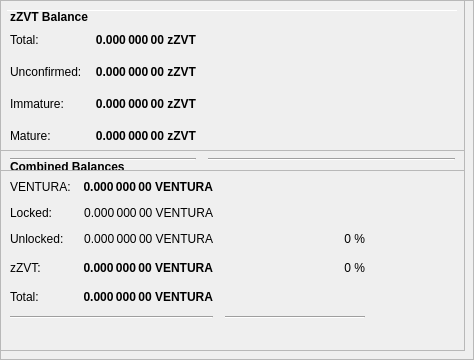
        <widget class="QFrame" name="frameObfuscation">
         <property name="minimumSize">
          <size>
           <width>0</width>
           <height>350</height>
          </size>
         </property>
         <property name="layoutDirection">
          <enum>Qt::LeftToRight</enum>
         </property>
         <property name="frameShape">
          <enum>QFrame::StyledPanel</enum>
         </property>
         <property name="frameShadow">
          <enum>QFrame::Raised</enum>
         </property>
         <widget class="QPushButton" name="runAutoDenom">
          <property name="geometry">
           <rect>
            <x>251</x>
            <y>17</y>
            <width>1</width>
            <height>1</height>
           </rect>
          </property>
          <property name="palette">
           <palette>
            <active>
             <colorrole role="WindowText">
              <brush brushstyle="SolidPattern">
               <color alpha="255">
                <red>0</red>
                <green>0</green>
                <blue>0</blue>
               </color>
              </brush>
             </colorrole>
             <colorrole role="Button">
              <brush brushstyle="SolidPattern">
               <color alpha="255">
                <red>239</red>
                <green>238</green>
                <blue>238</blue>
               </color>
              </brush>
             </colorrole>
             <colorrole role="Light">
              <brush brushstyle="SolidPattern">
               <color alpha="255">
                <red>255</red>
                <green>255</green>
                <blue>255</blue>
               </color>
              </brush>
             </colorrole>
             <colorrole role="Midlight">
              <brush brushstyle="SolidPattern">
               <color alpha="255">
                <red>247</red>
                <green>246</green>
                <blue>246</blue>
               </color>
              </brush>
             </colorrole>
             <colorrole role="Dark">
              <brush brushstyle="SolidPattern">
               <color alpha="255">
                <red>119</red>
                <green>119</green>
                <blue>119</blue>
               </color>
              </brush>
             </colorrole>
             <colorrole role="Mid">
              <brush brushstyle="SolidPattern">
               <color alpha="255">
                <red>159</red>
                <green>159</green>
                <blue>159</blue>
               </color>
              </brush>
             </colorrole>
             <colorrole role="Text">
              <brush brushstyle="SolidPattern">
               <color alpha="255">
                <red>0</red>
                <green>0</green>
                <blue>0</blue>
               </color>
              </brush>
             </colorrole>
             <colorrole role="BrightText">
              <brush brushstyle="SolidPattern">
               <color alpha="255">
                <red>255</red>
                <green>255</green>
                <blue>255</blue>
               </color>
              </brush>
             </colorrole>
             <colorrole role="ButtonText">
              <brush brushstyle="SolidPattern">
               <color alpha="255">
                <red>0</red>
                <green>0</green>
                <blue>0</blue>
               </color>
              </brush>
             </colorrole>
             <colorrole role="Base">
              <brush brushstyle="SolidPattern">
               <color alpha="255">
                <red>255</red>
                <green>255</green>
                <blue>255</blue>
               </color>
              </brush>
             </colorrole>
             <colorrole role="Window">
              <brush brushstyle="SolidPattern">
               <color alpha="255">
                <red>239</red>
                <green>238</green>
                <blue>238</blue>
               </color>
              </brush>
             </colorrole>
             <colorrole role="Shadow">
              <brush brushstyle="SolidPattern">
               <color alpha="255">
                <red>0</red>
                <green>0</green>
                <blue>0</blue>
               </color>
              </brush>
             </colorrole>
             <colorrole role="AlternateBase">
              <brush brushstyle="SolidPattern">
               <color alpha="255">
                <red>247</red>
                <green>246</green>
                <blue>246</blue>
               </color>
              </brush>
             </colorrole>
             <colorrole role="ToolTipBase">
              <brush brushstyle="SolidPattern">
               <color alpha="255">
                <red>255</red>
                <green>255</green>
                <blue>220</blue>
               </color>
              </brush>
             </colorrole>
             <colorrole role="ToolTipText">
              <brush brushstyle="SolidPattern">
               <color alpha="255">
                <red>0</red>
                <green>0</green>
                <blue>0</blue>
               </color>
              </brush>
             </colorrole>
            </active>
            <inactive>
             <colorrole role="WindowText">
              <brush brushstyle="SolidPattern">
               <color alpha="255">
                <red>0</red>
                <green>0</green>
                <blue>0</blue>
               </color>
              </brush>
             </colorrole>
             <colorrole role="Button">
              <brush brushstyle="SolidPattern">
               <color alpha="255">
                <red>239</red>
                <green>238</green>
                <blue>238</blue>
               </color>
              </brush>
             </colorrole>
             <colorrole role="Light">
              <brush brushstyle="SolidPattern">
               <color alpha="255">
                <red>255</red>
                <green>255</green>
                <blue>255</blue>
               </color>
              </brush>
             </colorrole>
             <colorrole role="Midlight">
              <brush brushstyle="SolidPattern">
               <color alpha="255">
                <red>247</red>
                <green>246</green>
                <blue>246</blue>
               </color>
              </brush>
             </colorrole>
             <colorrole role="Dark">
              <brush brushstyle="SolidPattern">
               <color alpha="255">
                <red>119</red>
                <green>119</green>
                <blue>119</blue>
               </color>
              </brush>
             </colorrole>
             <colorrole role="Mid">
              <brush brushstyle="SolidPattern">
               <color alpha="255">
                <red>159</red>
                <green>159</green>
                <blue>159</blue>
               </color>
              </brush>
             </colorrole>
             <colorrole role="Text">
              <brush brushstyle="SolidPattern">
               <color alpha="255">
                <red>0</red>
                <green>0</green>
                <blue>0</blue>
               </color>
              </brush>
             </colorrole>
             <colorrole role="BrightText">
              <brush brushstyle="SolidPattern">
               <color alpha="255">
                <red>255</red>
                <green>255</green>
                <blue>255</blue>
               </color>
              </brush>
             </colorrole>
             <colorrole role="ButtonText">
              <brush brushstyle="SolidPattern">
               <color alpha="255">
                <red>0</red>
                <green>0</green>
                <blue>0</blue>
               </color>
              </brush>
             </colorrole>
             <colorrole role="Base">
              <brush brushstyle="SolidPattern">
               <color alpha="255">
                <red>255</red>
                <green>255</green>
                <blue>255</blue>
               </color>
              </brush>
             </colorrole>
             <colorrole role="Window">
              <brush brushstyle="SolidPattern">
               <color alpha="255">
                <red>239</red>
                <green>238</green>
                <blue>238</blue>
               </color>
              </brush>
             </colorrole>
             <colorrole role="Shadow">
              <brush brushstyle="SolidPattern">
               <color alpha="255">
                <red>0</red>
                <green>0</green>
                <blue>0</blue>
               </color>
              </brush>
             </colorrole>
             <colorrole role="AlternateBase">
              <brush brushstyle="SolidPattern">
               <color alpha="255">
                <red>247</red>
                <green>246</green>
                <blue>246</blue>
               </color>
              </brush>
             </colorrole>
             <colorrole role="ToolTipBase">
              <brush brushstyle="SolidPattern">
               <color alpha="255">
                <red>255</red>
                <green>255</green>
                <blue>220</blue>
               </color>
              </brush>
             </colorrole>
             <colorrole role="ToolTipText">
              <brush brushstyle="SolidPattern">
               <color alpha="255">
                <red>0</red>
                <green>0</green>
                <blue>0</blue>
               </color>
              </brush>
             </colorrole>
            </inactive>
            <disabled>
             <colorrole role="WindowText">
              <brush brushstyle="SolidPattern">
               <color alpha="255">
                <red>119</red>
                <green>119</green>
                <blue>119</blue>
               </color>
              </brush>
             </colorrole>
             <colorrole role="Button">
              <brush brushstyle="SolidPattern">
               <color alpha="255">
                <red>239</red>
                <green>238</green>
                <blue>238</blue>
               </color>
              </brush>
             </colorrole>
             <colorrole role="Light">
              <brush brushstyle="SolidPattern">
               <color alpha="255">
                <red>255</red>
                <green>255</green>
                <blue>255</blue>
               </color>
              </brush>
             </colorrole>
             <colorrole role="Midlight">
              <brush brushstyle="SolidPattern">
               <color alpha="255">
                <red>247</red>
                <green>246</green>
                <blue>246</blue>
               </color>
              </brush>
             </colorrole>
             <colorrole role="Dark">
              <brush brushstyle="SolidPattern">
               <color alpha="255">
                <red>119</red>
                <green>119</green>
                <blue>119</blue>
               </color>
              </brush>
             </colorrole>
             <colorrole role="Mid">
              <brush brushstyle="SolidPattern">
               <color alpha="255">
                <red>159</red>
                <green>159</green>
                <blue>159</blue>
               </color>
              </brush>
             </colorrole>
             <colorrole role="Text">
              <brush brushstyle="SolidPattern">
               <color alpha="255">
                <red>119</red>
                <green>119</green>
                <blue>119</blue>
               </color>
              </brush>
             </colorrole>
             <colorrole role="BrightText">
              <brush brushstyle="SolidPattern">
               <color alpha="255">
                <red>255</red>
                <green>255</green>
                <blue>255</blue>
               </color>
              </brush>
             </colorrole>
             <colorrole role="ButtonText">
              <brush brushstyle="SolidPattern">
               <color alpha="255">
                <red>119</red>
                <green>119</green>
                <blue>119</blue>
               </color>
              </brush>
             </colorrole>
             <colorrole role="Base">
              <brush brushstyle="SolidPattern">
               <color alpha="255">
                <red>239</red>
                <green>238</green>
                <blue>238</blue>
               </color>
              </brush>
             </colorrole>
             <colorrole role="Window">
              <brush brushstyle="SolidPattern">
               <color alpha="255">
                <red>239</red>
                <green>238</green>
                <blue>238</blue>
               </color>
              </brush>
             </colorrole>
             <colorrole role="Shadow">
              <brush brushstyle="SolidPattern">
               <color alpha="255">
                <red>0</red>
                <green>0</green>
                <blue>0</blue>
               </color>
              </brush>
             </colorrole>
             <colorrole role="AlternateBase">
              <brush brushstyle="SolidPattern">
               <color alpha="255">
                <red>239</red>
                <green>238</green>
                <blue>238</blue>
               </color>
              </brush>
             </colorrole>
             <colorrole role="ToolTipBase">
              <brush brushstyle="SolidPattern">
               <color alpha="255">
                <red>255</red>
                <green>255</green>
                <blue>220</blue>
               </color>
              </brush>
             </colorrole>
             <colorrole role="ToolTipText">
              <brush brushstyle="SolidPattern">
               <color alpha="255">
                <red>0</red>
                <green>0</green>
                <blue>0</blue>
               </color>
              </brush>
             </colorrole>
            </disabled>
           </palette>
          </property>
          <property name="focusPolicy">
           <enum>Qt::NoFocus</enum>
          </property>
          <property name="autoFillBackground">
           <bool>true</bool>
          </property>
          <property name="text">
           <string/>
          </property>
          <property name="flat">
           <bool>true</bool>
          </property>
         </widget>
         <widget class="Line" name="line">
          <property name="geometry">
           <rect>
            <x>7</x>
            <y>10</y>
            <width>451</width>
            <height>1</height>
           </rect>
          </property>
          <property name="orientation">
           <enum>Qt::Horizontal</enum>
          </property>
         </widget>
         <widget class="QFrame" name="frame_3">
          <property name="geometry">
           <rect>
            <x>0</x>
            <y>150</y>
            <width>465</width>
            <height>201</height>
           </rect>
          </property>
          <property name="frameShape">
           <enum>QFrame::StyledPanel</enum>
          </property>
          <property name="frameShadow">
           <enum>QFrame::Raised</enum>
          </property>
          <layout class="QVBoxLayout" name="verticalLayout_5">
           <item>
            <layout class="QHBoxLayout" name="horizontalLayout_5" stretch="0">
             <item>
              <widget class="QLabel" name="label_5z">
               <property name="maximumSize">
                <size>
                 <width>16777215</width>
                 <height>20</height>
                </size>
               </property>
               <property name="font">
                <font>
                 <weight>75</weight>
                 <bold>true</bold>
                </font>
               </property>
               <property name="toolTip">
                <string>Combined Balances (including unconfirmed and immature coins)</string>
               </property>
               <property name="text">
                <string>&lt;html&gt;&lt;head/&gt;&lt;body&gt;&lt;p&gt;Combined Balances&lt;/p&gt;&lt;/body&gt;&lt;/html&gt;</string>
               </property>
              </widget>
             </item>
            </layout>
           </item>
           <item>
            <layout class="QGridLayout" name="gridLayout_3">
             <property name="spacing">
              <number>12</number>
             </property>
             <item row="7" column="0" colspan="2">
              <widget class="Line" name="lineSpendableBalance_3">
               <property name="orientation">
                <enum>Qt::Horizontal</enum>
               </property>
              </widget>
             </item>
             <item row="7" column="2">
              <widget class="Line" name="lineWatchBalance_3">
               <property name="sizePolicy">
                <sizepolicy hsizetype="Preferred" vsizetype="Fixed">
                 <horstretch>0</horstretch>
                 <verstretch>0</verstretch>
                </sizepolicy>
               </property>
               <property name="minimumSize">
                <size>
                 <width>140</width>
                 <height>0</height>
                </size>
               </property>
               <property name="orientation">
                <enum>Qt::Horizontal</enum>
               </property>
              </widget>
             </item>
             <item row="4" column="1">
              <widget class="QLabel" name="labelzBalancez">
               <property name="font">
                <font>
                 <weight>75</weight>
                 <bold>true</bold>
                </font>
               </property>
               <property name="cursor">
                <cursorShape>IBeamCursor</cursorShape>
               </property>
               <property name="toolTip">
                <string>Total of transactions that have yet to be confirmed, and do not yet count toward the spendable balance</string>
               </property>
               <property name="text">
                <string notr="true">0.000 000 00 VENTURA</string>
               </property>
               <property name="alignment">
                <set>Qt::AlignRight|Qt::AlignTrailing|Qt::AlignVCenter</set>
               </property>
               <property name="textInteractionFlags">
                <set>Qt::LinksAccessibleByMouse|Qt::TextSelectableByKeyboard|Qt::TextSelectableByMouse</set>
               </property>
              </widget>
             </item>
             <item row="6" column="1">
              <widget class="QLabel" name="labelTotalz">
               <property name="font">
                <font>
                 <weight>75</weight>
                 <bold>true</bold>
                </font>
               </property>
               <property name="cursor">
                <cursorShape>IBeamCursor</cursorShape>
               </property>
               <property name="toolTip">
                <string>Total Balance, including unconfirmed and immature coins.</string>
               </property>
               <property name="text">
                <string notr="true">0.000 000 00 VENTURA</string>
               </property>
               <property name="alignment">
                <set>Qt::AlignRight|Qt::AlignTrailing|Qt::AlignVCenter</set>
               </property>
               <property name="textInteractionFlags">
                <set>Qt::LinksAccessibleByMouse|Qt::TextSelectableByKeyboard|Qt::TextSelectableByMouse</set>
               </property>
              </widget>
             </item>
             <item row="4" column="3">
              <spacer name="horizontalSpacer_6">
               <property name="orientation">
                <enum>Qt::Horizontal</enum>
               </property>
               <property name="sizeHint" stdset="0">
                <size>
                 <width>40</width>
                 <height>20</height>
                </size>
               </property>
              </spacer>
             </item>
             <item row="6" column="0">
              <widget class="QLabel" name="labelTotalTextz">
               <property name="text">
                <string>Total:</string>
               </property>
              </widget>
             </item>
             <item row="1" column="0">
              <widget class="QLabel" name="labelBalanceTextz">
               <property name="text">
                <string>VENTURA:</string>
               </property>
              </widget>
             </item>
             <item row="1" column="1">
              <widget class="QLabel" name="labelBalancez">
               <property name="font">
                <font>
                 <weight>75</weight>
                 <bold>true</bold>
                </font>
               </property>
               <property name="cursor">
                <cursorShape>IBeamCursor</cursorShape>
               </property>
               <property name="toolTip">
                <string>Your current spendable balance</string>
               </property>
               <property name="text">
                <string notr="true">0.000 000 00 VENTURA</string>
               </property>
               <property name="alignment">
                <set>Qt::AlignRight|Qt::AlignTrailing|Qt::AlignVCenter</set>
               </property>
               <property name="textInteractionFlags">
                <set>Qt::LinksAccessibleByMouse|Qt::TextSelectableByKeyboard|Qt::TextSelectableByMouse</set>
               </property>
              </widget>
             </item>
             <item row="4" column="0">
              <widget class="QLabel" name="labelzBalanceTextz">
               <property name="toolTip">
                <string/>
               </property>
               <property name="text">
                <string>zZVT:</string>
               </property>
              </widget>
             </item>
             <item row="4" column="2">
              <widget class="QLabel" name="labelzZVTPercent">
               <property name="toolTip">
                <string>Current percentage of zZVT.
If AutoMint is enabled this percentage will settle around the configured AutoMint percentage (default = 10%)</string>
               </property>
               <property name="text">
                <string>0 %</string>
               </property>
               <property name="alignment">
                <set>Qt::AlignRight|Qt::AlignTrailing|Qt::AlignVCenter</set>
               </property>
              </widget>
             </item>
             <item row="6" column="2">
              <widget class="QLabel" name="label100Percent">
               <property name="text">
                <string/>
               </property>
               <property name="alignment">
                <set>Qt::AlignRight|Qt::AlignTrailing|Qt::AlignVCenter</set>
               </property>
              </widget>
             </item>
             <item row="2" column="1">
              <widget class="QLabel" name="labelLockedBalance">
               <property name="toolTip">
                <string>Locked VENTURA or Masternode collaterals. These are excluded from zZVT minting.</string>
               </property>
               <property name="text">
                <string>0.000 000 00 VENTURA</string>
               </property>
               <property name="alignment">
                <set>Qt::AlignRight|Qt::AlignTrailing|Qt::AlignVCenter</set>
               </property>
              </widget>
             </item>
             <item row="2" column="0">
              <widget class="QLabel" name="labelLockedBalanceText">
               <property name="toolTip">
                <string>Locked VENTURA or Masternode collaterals. These are excluded from zZVT minting.</string>
               </property>
               <property name="text">
                <string>Locked:</string>
               </property>
              </widget>
             </item>
             <item row="3" column="0">
              <widget class="QLabel" name="labelUnLockedBalanceText">
               <property name="toolTip">
                <string>Unlocked VENTURAs. These can be used for zZVT minting.</string>
               </property>
               <property name="text">
                <string>Unlocked:</string>
               </property>
              </widget>
             </item>
             <item row="3" column="1">
              <widget class="QLabel" name="labelUnLockedBalance">
               <property name="toolTip">
                <string>Unlocked VENTURAs. These can be used for zZVT minting.</string>
               </property>
               <property name="text">
                <string>0.000 000 00 VENTURA</string>
               </property>
               <property name="alignment">
                <set>Qt::AlignRight|Qt::AlignTrailing|Qt::AlignVCenter</set>
               </property>
              </widget>
             </item>
             <item row="3" column="2">
              <widget class="QLabel" name="labelVENTURAPercent">
               <property name="text">
                <string>0 %</string>
               </property>
               <property name="alignment">
                <set>Qt::AlignRight|Qt::AlignTrailing|Qt::AlignVCenter</set>
               </property>
              </widget>
             </item>
            </layout>
           </item>
           <item>
            <spacer name="verticalSpacer">
             <property name="orientation">
              <enum>Qt::Vertical</enum>
             </property>
             <property name="sizeHint" stdset="0">
              <size>
               <width>20</width>
               <height>40</height>
              </size>
             </property>
            </spacer>
           </item>
          </layout>
         </widget>
         <widget class="QFrame" name="frame_4">
          <property name="geometry">
           <rect>
            <x>0</x>
            <y>0</y>
            <width>465</width>
            <height>171</height>
           </rect>
          </property>
          <property name="frameShape">
           <enum>QFrame::StyledPanel</enum>
          </property>
          <property name="frameShadow">
           <enum>QFrame::Raised</enum>
          </property>
          <layout class="QVBoxLayout" name="verticalLayout_7">
           <item>
            <layout class="QHBoxLayout" name="horizontalLayout_8" stretch="0">
             <item>
              <widget class="QLabel" name="label_5z_3">
               <property name="maximumSize">
                <size>
                 <width>16777215</width>
                 <height>20</height>
                </size>
               </property>
               <property name="font">
                <font>
                 <weight>75</weight>
                 <bold>true</bold>
                </font>
               </property>
               <property name="text">
                <string>zZVT Balance</string>
               </property>
              </widget>
             </item>
            </layout>
           </item>
           <item>
            <layout class="QGridLayout" name="gridLayout_5">
             <property name="spacing">
              <number>12</number>
             </property>
             <item row="4" column="0">
              <widget class="QLabel" name="labelzBalanceMatureText">
               <property name="toolTip">
                <string>Mature: more than 20 confirmation and more than 1 mints of the same denomination after it was minted.
These zZVT are spendable.</string>
               </property>
               <property name="text">
                <string>Mature:</string>
               </property>
              </widget>
             </item>
             <item row="5" column="0" colspan="2">
              <widget class="Line" name="lineSpendableBalance_5">
               <property name="orientation">
                <enum>Qt::Horizontal</enum>
               </property>
              </widget>
             </item>
             <item row="1" column="1">
              <widget class="QLabel" name="labelzBalance">
               <property name="font">
                <font>
                 <weight>75</weight>
                 <bold>true</bold>
                </font>
               </property>
               <property name="cursor">
                <cursorShape>IBeamCursor</cursorShape>
               </property>
               <property name="toolTip">
                <string>All available zZVT, unconfirmed and immature zZVT included.</string>
               </property>
               <property name="text">
                <string notr="true">0.000 000 00 zZVT</string>
               </property>
               <property name="alignment">
                <set>Qt::AlignRight|Qt::AlignTrailing|Qt::AlignVCenter</set>
               </property>
               <property name="textInteractionFlags">
                <set>Qt::LinksAccessibleByMouse|Qt::TextSelectableByKeyboard|Qt::TextSelectableByMouse</set>
               </property>
              </widget>
             </item>
             <item row="5" column="2">
              <widget class="Line" name="lineWatchBalance_5">
               <property name="sizePolicy">
                <sizepolicy hsizetype="Preferred" vsizetype="Fixed">
                 <horstretch>0</horstretch>
                 <verstretch>0</verstretch>
                </sizepolicy>
               </property>
               <property name="minimumSize">
                <size>
                 <width>140</width>
                 <height>0</height>
                </size>
               </property>
               <property name="orientation">
                <enum>Qt::Horizontal</enum>
               </property>
              </widget>
             </item>
             <item row="1" column="0">
              <widget class="QLabel" name="labelzBalanceText">
               <property name="toolTip">
                <string>All available zZVT, unconfirmed and immature zZVT included.</string>
               </property>
               <property name="text">
                <string>Total:</string>
               </property>
              </widget>
             </item>
             <item row="1" column="2">
              <spacer name="horizontalSpacer_8">
               <property name="orientation">
                <enum>Qt::Horizontal</enum>
               </property>
               <property name="sizeHint" stdset="0">
                <size>
                 <width>40</width>
                 <height>20</height>
                </size>
               </property>
              </spacer>
             </item>
             <item row="4" column="2">
              <spacer name="horizontalSpacer_4">
               <property name="orientation">
                <enum>Qt::Horizontal</enum>
               </property>
               <property name="sizeHint" stdset="0">
                <size>
                 <width>40</width>
                 <height>20</height>
                </size>
               </property>
              </spacer>
             </item>
             <item row="4" column="1">
              <widget class="QLabel" name="labelzBalanceMature">
               <property name="font">
                <font>
                 <weight>75</weight>
                 <bold>true</bold>
                </font>
               </property>
               <property name="toolTip">
                <string>Mature: more than 20 confirmation and more than 1 mints of the same denomination after it was minted.
These zZVT are spendable.</string>
               </property>
               <property name="text">
                <string>0.000 000 00 zZVT</string>
               </property>
               <property name="alignment">
                <set>Qt::AlignRight|Qt::AlignTrailing|Qt::AlignVCenter</set>
               </property>
              </widget>
             </item>
             <item row="2" column="0">
              <widget class="QLabel" name="labelzBalanceUnconfirmedText">
               <property name="toolTip">
                <string>Unconfirmed: less than 20 confirmations
Immature: confirmed, but less than 1 mints of the same denomination after it was minted</string>
               </property>
               <property name="text">
                <string>Unconfirmed:</string>
               </property>
              </widget>
             </item>
             <item row="2" column="1">
              <widget class="QLabel" name="labelzBalanceUnconfirmed">
               <property name="font">
                <font>
                 <weight>75</weight>
                 <bold>true</bold>
                </font>
               </property>
               <property name="toolTip">
                <string>Unconfirmed: less than 20 confirmations
Immature: confirmed, but less than 1 mints of the same denomination after it was minted</string>
               </property>
               <property name="text">
                <string>0.000 000 00 zZVT</string>
               </property>
               <property name="alignment">
                <set>Qt::AlignRight|Qt::AlignTrailing|Qt::AlignVCenter</set>
               </property>
              </widget>
             </item>
             <item row="2" column="2">
              <spacer name="horizontalSpacer_5">
               <property name="orientation">
                <enum>Qt::Horizontal</enum>
               </property>
               <property name="sizeHint" stdset="0">
                <size>
                 <width>40</width>
                 <height>20</height>
                </size>
               </property>
              </spacer>
             </item>
             <item row="3" column="0">
              <widget class="QLabel" name="labelzBalanceImmatureText">
               <property name="toolTip">
                <string>Unconfirmed: less than 20 confirmations
Immature: confirmed, but less than 1 mints of the same denomination after it was minted</string>
               </property>
               <property name="text">
                <string>Immature:</string>
               </property>
              </widget>
             </item>
             <item row="3" column="1">
              <widget class="QLabel" name="labelzBalanceImmature">
               <property name="font">
                <font>
                 <weight>75</weight>
                 <bold>true</bold>
                </font>
               </property>
               <property name="toolTip">
                <string>Unconfirmed: less than 20 confirmations
Immature: confirmed, but less than 1 mints of the same denomination after it was minted</string>
               </property>
               <property name="text">
                <string>0.000 000 00 zZVT</string>
               </property>
               <property name="alignment">
                <set>Qt::AlignRight|Qt::AlignTrailing|Qt::AlignVCenter</set>
               </property>
              </widget>
             </item>
             <item row="3" column="2">
              <spacer name="horizontalSpacer_7">
               <property name="orientation">
                <enum>Qt::Horizontal</enum>
               </property>
               <property name="sizeHint" stdset="0">
                <size>
                 <width>40</width>
                 <height>20</height>
                </size>
               </property>
              </spacer>
             </item>
            </layout>
           </item>
          </layout>
         </widget>
        </widget>
